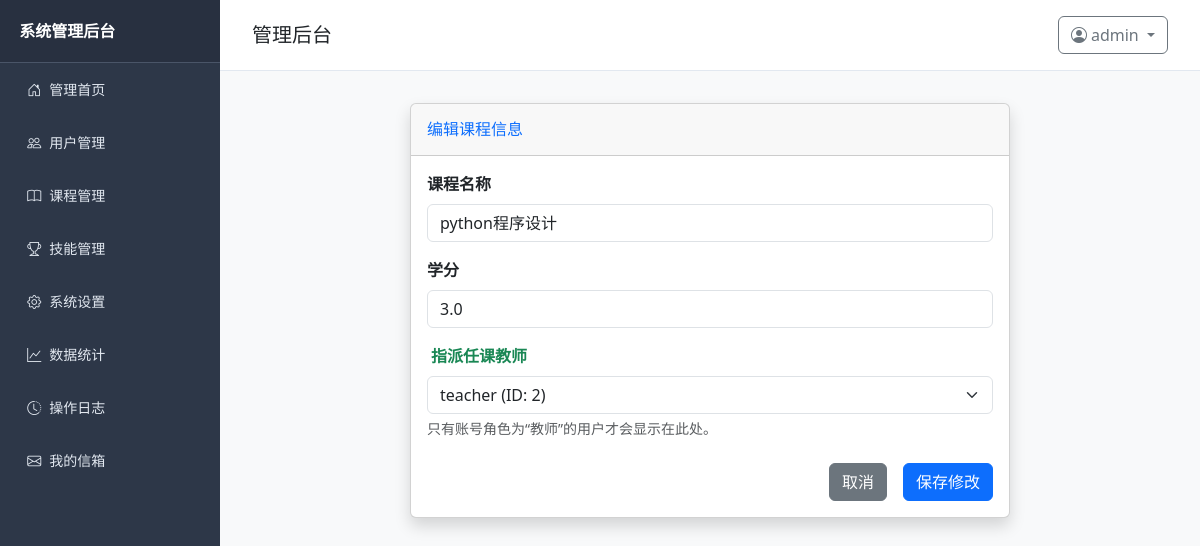
The page /admin/course/edit/2 (signed in) on the database its author committed.
### models.py (models this page shows, shortened)
class User(UserMixin, db.Model):
    __tablename__ = 'user'
    id = db.Column(db.Integer, primary_key=True)
    username = db.Column(db.String(50), unique=True, nullable=False)
    role = db.Column(db.SmallInteger, default=0)  # 0=学生, 1=教师, 2=管理员
    create_time = db.Column(db.DateTime, default=datetime.now)
    password_hash = db.Column(db.String(128))
    teacher_info = db.relationship('Teacher', backref='user', uselist=False, lazy=True, cascade="all, delete-orphan")

class Course(db.Model):
    __tablename__ = 'course'
    id = db.Column(db.Integer, primary_key=True)
    name = db.Column(db.String(50), nullable=False)
    credit = db.Column(db.Float, nullable=False)
    description = db.Column(db.Text, nullable=True)
    teacher_id = db.Column(db.Integer, db.ForeignKey('user.id'))
    create_time = db.Column(db.DateTime, default=datetime.now)
    teacher = db.relationship('User', backref=db.backref('taught_courses', lazy=True), foreign_keys=[teacher_id])

### routes/admin.py (the view, shortened to what this page needs)
@admin_bp.route('/course/edit/<int:course_id>', methods=['GET', 'POST'])
@login_required
def edit_course(course_id):
    if current_user.role != 2:
        flash('无管理员权限！', 'danger')
        return redirect(url_for('auth.dashboard'))
    course = Course.query.get_or_404(course_id)
    teachers = User.query.filter_by(role=1).order_by(User.username).all()
    return render_template('admin/edit_course.html', course=course, teachers=teachers)

### app.py (called while the page is built)
@login_manager.user_loader
def load_user(user_id):
    return User.query.get(int(user_id))

### templates/admin/edit_course.html (shortened to what this page needs)
{% extends 'base.html' %}
{% block content %}
<div class="container-fluid">
    <div class="card shadow mb-4" style="max-width: 600px; margin: 0 auto;">
        <div class="card-header py-3">
            <h6 class="m-0 font-weight-bold text-primary">编辑课程信息</h6>
        </div>
        <div class="card-body">
            <form method="POST">
                <div class="mb-3">
                    <label class="form-label fw-bold">课程名称</label>
                    <input type="text" name="name" class="form-control" value="{{ course.name }}" required>
                </div>
                <div class="mb-3">
                    <label class="form-label fw-bold">学分</label>
                    <input type="number" step="0.5" name="credit" class="form-control" value="{{ course.credit }}" required>
                </div>
                <div class="mb-3">
                    <label class="form-label fw-bold text-success">
                         指派任课教师
                    </label>
                    <select name="teacher_id" class="form-select">
                        {% for teacher in teachers %}
                            <option value="{{ teacher.id }}"
                                {% if course.teacher_id == teacher.id %}selected{% endif %}>
                                {{ teacher.username }} (ID: {{ teacher.id }})
                            </option>
                        {% endfor %}
                    </select>
                    <div class="form-text">只有账号角色为“教师”的用户才会显示在此处。</div>
                </div>
                <div class="d-grid gap-2 d-md-flex justify-content-md-end mt-4">
                    <a href="{{ url_for('admin.course_manage') }}" class="btn btn-secondary me-md-2">取消</a>
                    <button type="submit" class="btn btn-primary">保存修改</button>
                </div>
            </form>
        </div>
    </div>
</div>
{% endblock %}

### templates/base.html (shortened to what this page needs)
<!DOCTYPE html>
<html lang="zh-CN">
<head>
    <link href="https://cdn.jsdelivr.net/npm/bootstrap@5.3.0/dist/css/bootstrap.min.css" rel="stylesheet">
    <link rel="stylesheet" href="https://cdn.jsdelivr.net/npm/bootstrap-icons@1.10.5/font/bootstrap-icons.min.css">
</head>
<body>
    {% if current_user.is_authenticated %}
        {% if current_user.role == 2 %}
        <div class="sidebar">
            <div class="sidebar-header">系统管理后台</div>
            <ul class="nav flex-column">
                <li class="nav-item">
                    <a class="nav-link {% if request.endpoint == 'admin.admin_index' %}active{% endif %}"
                        href="{{ url_for('admin.admin_index') }}">
                        <i class="bi bi-house-door me-2"></i>管理首页
                    </a>
                </li>
                <li class="nav-item">
                    <a class="nav-link {% if request.endpoint == 'admin.user_manage' %}active{% endif %}"
                        href="{{ url_for('admin.user_manage') }}">
                        <i class="bi bi-people me-2"></i>用户管理
                    </a>
                </li>
                <li class="nav-item">
                    <a class="nav-link {% if request.endpoint == 'admin.course_manage' %}active{% endif %}"
                        href="{{ url_for('admin.course_manage') }}">
                        <i class="bi bi-book me-2"></i>课程管理
                    </a>
                </li>
                <li class="nav-item">
                    <a class="nav-link {% if request.endpoint == 'admin.skill_manage' %}active{% endif %}"
                        href="{{ url_for('admin.skill_manage') }}">
                        <i class="bi bi-trophy me-2"></i>技能管理
                    </a>
                </li>
                <li class="nav-item">
                    <a class="nav-link {% if request.endpoint == 'admin.system_setting' %}active{% endif %}"
                        href="{{ url_for('admin.system_setting') }}">
                        <i class="bi bi-gear me-2"></i>系统设置
                    </a>
                </li>
                <li class="nav-item">
                    <a class="nav-link {% if request.endpoint == 'admin.data_analysis' %}active{% endif %}"
                        href="{{ url_for('admin.data_analysis') }}">
                        <i class="bi bi-graph-up me-2"></i>数据统计
                    </a>
                </li>
                <li class="nav-item">
                    <a class="nav-link {% if request.endpoint == 'admin.system_logs' %}active{% endif %}"
                        href="{{ url_for('admin.system_logs') }}">
                        <i class="bi bi-clock-history me-2"></i>操作日志
                    </a>
                </li>
                <li class="nav-item">
                    <a class="nav-link {% if request.endpoint == 'student.mailbox_index' %}active{% endif %}"
                        href="{{ url_for('student.mailbox_index') }}">
                        <i class="bi bi-envelope me-2"></i>我的信箱
                    </a>
                </li>
            </ul>
        </div>
        {% endif %}
    {% endif %}
    <div class="content-wrapper {% if not current_user.is_authenticated %}full-width{% endif %}">
        <div class="content-header">
            <h5 class="mb-0">
                {% block content_title %}
                    {% if not current_user.is_authenticated %}
                        系统登录
                    {% elif current_user.role == 0 %}
                        学生首页
                    {% elif current_user.role == 1 %}
                        教师首页
                    {% elif current_user.role == 2 %}
                        管理后台
                    {% endif %}
                {% endblock %}
            </h5>
            {% if current_user.is_authenticated %}
            <div class="user-dropdown dropdown">
                <button class="btn btn-outline-secondary dropdown-toggle" type="button" data-bs-toggle="dropdown" aria-expanded="false">
                    <i class="bi bi-person-circle me-1"></i>{{ current_user.username }}
                </button>
            </div>
            {% endif %}
        </div>
        <div class="content-body">
            {% block content %}{% endblock %}
        </div>
    </div>
</body>
</html>

### templates/base.html (style rules this page uses)
body { display: flex; min-height: 100vh; margin: 0; background-color: #f8f9fa; }
.sidebar { width: 220px; background-color: #2d3748; color: white; flex-shrink: 0; transition: all 0.3s ease; }
.sidebar .sidebar-header { padding: 1.2rem; font-weight: bold; font-size: 16px; border-bottom: 1px solid #4a5568; background-color: #283040; }
.sidebar .nav-link { color: #e2e8f0; padding: 0.8rem 1.2rem; border-radius: 0.3rem; margin: 0.2rem 0.5rem; font-size: 14px; }
.content-wrapper { flex-grow: 1; overflow-y: auto; }
.content-header { padding: 1rem 2rem; background-color: white; border-bottom: 1px solid #e2e8f0; display: flex; justify-content: space-between; align-items: center; }
.content-body { padding: 2rem; }

### rows shown on the page
User: username "admin"
Course: name "python程序设计", credit "3.0", teacher_id "teacher (ID: 2)"
